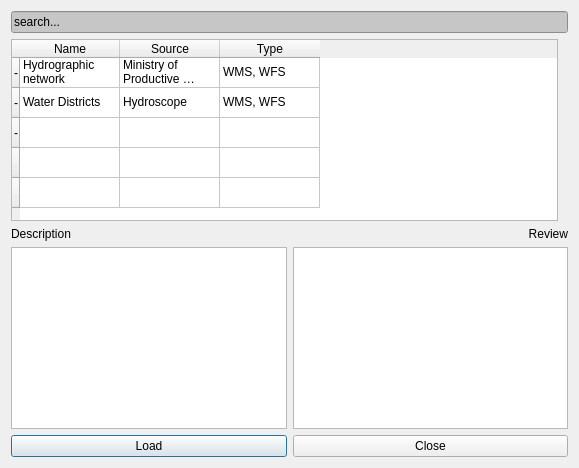
<?xml version="1.0" encoding="UTF-8"?>
<ui version="4.0">
 <class>GreekOpenDataDialogBase</class>
 <widget class="QDialog" name="GreekOpenDataDialogBase">
  <property name="geometry">
   <rect>
    <x>0</x>
    <y>0</y>
    <width>579</width>
    <height>468</height>
   </rect>
  </property>
  <property name="windowTitle">
   <string>Greek Open Data</string>
  </property>
  <layout class="QGridLayout" name="gridLayout">
   <item row="1" column="0">
    <widget class="QLabel" name="label_3">
     <property name="text">
      <string>&lt;html&gt;&lt;head/&gt;&lt;body&gt;&lt;p&gt;&lt;span style=&quot; font-size:9pt;&quot;&gt;Description&lt;/span&gt;&lt;/p&gt;&lt;/body&gt;&lt;/html&gt;</string>
     </property>
    </widget>
   </item>
   <item row="1" column="1">
    <widget class="QLabel" name="label_4">
     <property name="text">
      <string>&lt;html&gt;&lt;head/&gt;&lt;body&gt;&lt;p align=&quot;right&quot;&gt;&lt;span style=&quot; font-size:9pt;&quot;&gt;Review&lt;/span&gt;&lt;/p&gt;&lt;/body&gt;&lt;/html&gt;</string>
     </property>
    </widget>
   </item>
   <item row="2" column="0">
    <widget class="QPlainTextEdit" name="plainTextEdit"/>
   </item>
   <item row="2" column="1">
    <widget class="QGraphicsView" name="graphicsView"/>
   </item>
   <item row="3" column="0">
    <widget class="QPushButton" name="load_btn">
     <property name="text">
      <string>Load</string>
     </property>
    </widget>
   </item>
   <item row="3" column="1">
    <widget class="QPushButton" name="close_btn">
     <property name="text">
      <string>Close</string>
     </property>
    </widget>
   </item>
   <item row="0" column="0" colspan="2">
    <layout class="QVBoxLayout" name="verticalLayout_3">
     <property name="sizeConstraint">
      <enum>QLayout::SetFixedSize</enum>
     </property>
     <item>
      <widget class="QLineEdit" name="lineEdit_2">
       <property name="styleSheet">
        <string notr="true">background-color: rgb(198, 198, 198);</string>
       </property>
       <property name="text">
        <string>search...</string>
       </property>
      </widget>
     </item>
     <item>
      <widget class="QTableWidget" name="tableWidget">
       <property name="enabled">
        <bool>true</bool>
       </property>
       <property name="sizePolicy">
        <sizepolicy hsizetype="Preferred" vsizetype="Preferred">
         <horstretch>1</horstretch>
         <verstretch>1</verstretch>
        </sizepolicy>
       </property>
       <property name="minimumSize">
        <size>
         <width>0</width>
         <height>0</height>
        </size>
       </property>
       <property name="maximumSize">
        <size>
         <width>547</width>
         <height>200</height>
        </size>
       </property>
       <property name="selectionMode">
        <enum>QAbstractItemView::SingleSelection</enum>
       </property>
       <row>
        <property name="text">
         <string>-</string>
        </property>
       </row>
       <row>
        <property name="text">
         <string>-</string>
        </property>
       </row>
       <row>
        <property name="text">
         <string>-</string>
        </property>
       </row>
       <row>
        <property name="text">
         <string/>
        </property>
       </row>
       <row>
        <property name="text">
         <string/>
        </property>
       </row>
       <column>
        <property name="text">
         <string>Name</string>
        </property>
       </column>
       <column>
        <property name="text">
         <string>Source</string>
        </property>
       </column>
       <column>
        <property name="text">
         <string>Type</string>
        </property>
       </column>
       <item row="0" column="0">
        <property name="text">
         <string>Ηydrographic network</string>
        </property>
       </item>
       <item row="0" column="1">
        <property name="text">
         <string>Ministry of Productive Reconstruction, Environment and Energy</string>
        </property>
       </item>
       <item row="0" column="2">
        <property name="text">
         <string>WMS, WFS</string>
        </property>
       </item>
       <item row="1" column="0">
        <property name="text">
         <string>Water Districts</string>
        </property>
       </item>
       <item row="1" column="1">
        <property name="text">
         <string>Hydroscope</string>
        </property>
       </item>
       <item row="1" column="2">
        <property name="text">
         <string>WMS, WFS</string>
        </property>
       </item>
      </widget>
     </item>
    </layout>
   </item>
  </layout>
  <widget class="QWidget" name="layoutWidget">
   <property name="geometry">
    <rect>
     <x>30</x>
     <y>220</y>
     <width>2</width>
     <height>2</height>
    </rect>
   </property>
   <layout class="QVBoxLayout" name="verticalLayout"/>
  </widget>
  <widget class="QWidget" name="layoutWidget_2">
   <property name="geometry">
    <rect>
     <x>30</x>
     <y>220</y>
     <width>2</width>
     <height>2</height>
    </rect>
   </property>
   <layout class="QVBoxLayout" name="verticalLayout_2"/>
  </widget>
 </widget>
 <resources/>
 <connections/>
</ui>
